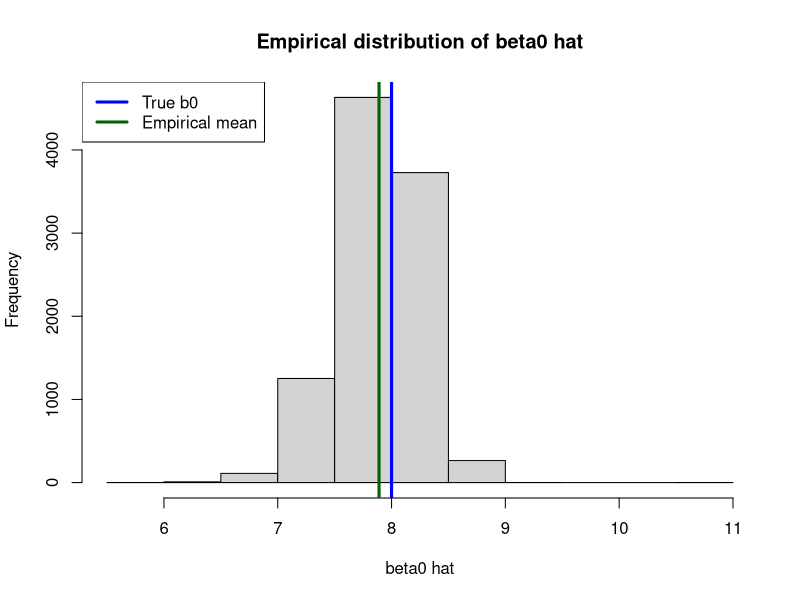
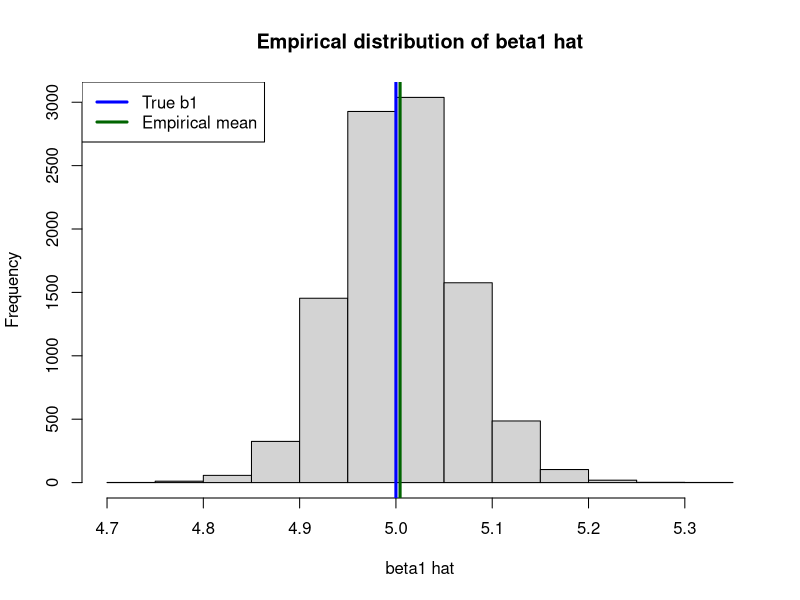
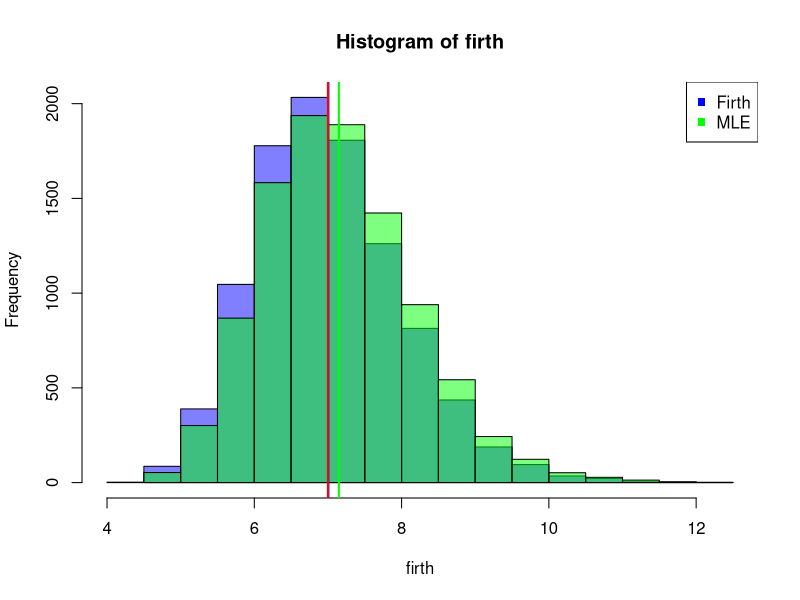
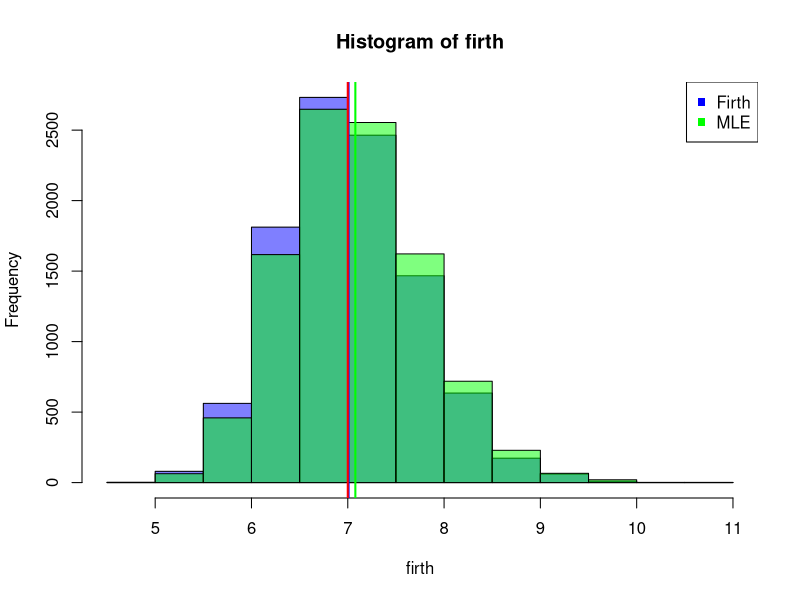

Generate these figures, in order, with R:
## ---- chunk 1
knitr::opts_chunk$set(echo = FALSE)
## ---- chunk 2
set.seed(20230320)

b0 <- 8
b1 <- 5
n <- 10
x <- runif(n, -10, 10)

trials <- 10000
# First row is b0, second row is b1, third row is dispersion (1/nu)
estims <- matrix(double(trials*3), nrow = 3)

for (i in 1:trials) {
  y <- rexp(n, rate = exp(-(b0 + b1*x)))
  mod <- glm(y ~ x, family = Gamma(link = "log"))
  estims[c(1,2),i] <- mod$coefficients
  estims[3,i] <- summary(mod)$dispersion
}

hist(estims[1,], main = "Empirical distribution of beta0 hat",
     xlab = "beta0 hat")
abline(v = b0, col = "blue", lwd = 3)
abline(v = mean(estims[1,]), col = "darkgreen", lwd = 3)
legend("topleft", legend = c("True b0", "Empirical mean"),
       col = c("blue", "darkgreen"), lwd = c(3,3))
## ---- chunk 3
hist(estims[2,], main = "Empirical distribution of beta1 hat",
     xlab = "beta1 hat")
abline(v = b1, col = "blue", lwd = 3)
abline(v = mean(estims[2,]), col = "darkgreen", lwd = 3)
legend("topleft", legend = c("True b1", "Empirical mean"),
       col = c("blue", "darkgreen"), lwd = c(3,3))
## ---- chunk 4
# show how bias of both estimators vary with sample size
set.seed(20230328)

trials <- 10000
n <- 50
lambda <- 7

mle <- double(trials)
firth <- double(trials)

for (i in 1:trials) {
  y <- rexp(n, lambda)
  mle[i] <- 1/mean(y)
  firth[i] <- (n-1)/sum(y)
}

hist(firth, col = rgb(red = 0, green = 0, blue = 1, alpha = 0.5))
hist(mle, add = T, col = rgb(red = 0, green = 1, blue = 0, alpha = 0.5))
abline(v=mean(mle), col = "green", lwd = 2)
abline(v=mean(firth), col = "blue", lwd = 2)
abline(v=lambda, col = "red", lwd = 2)
legend("topright", legend = c("Firth", "MLE"), col = c("blue", "green"), pch = c(15,15))
## ---- chunk 5
# show how bias of both estimators vary with sample size
set.seed(20230328)

trials <- 10000
n <- 100
lambda <- 7

mle <- double(trials)
firth <- double(trials)

for (i in 1:trials) {
  y <- rexp(n, lambda)
  mle[i] <- 1/mean(y)
  firth[i] <- (n-1)/sum(y)
}

hist(firth, col = rgb(red = 0, green = 0, blue = 1, alpha = 0.5))
hist(mle, add = T, col = rgb(red = 0, green = 1, blue = 0, alpha = 0.5))
abline(v=mean(mle), col = "green", lwd = 2)
abline(v=mean(firth), col = "blue", lwd = 2)
abline(v=lambda, col = "red", lwd = 2)
legend("topright", legend = c("Firth", "MLE"), col = c("blue", "green"), pch = c(15,15))
## ---- chunk 6
# The next two chunks don't work

# gamma.firth.step <- function (beta.old, phi.old, pred, resp) {
#   p <- ncol(pred)
#   n <- nrow(pred)
#   lin.pred <- pred %*% beta.old
#   fitted.mean <- exp(lin.pred)
#   v <- fitted.mean^2
#   d <- d.prime <- fitted.mean
#   w <- d^2 / v
#   W <- diag(as.numeric(w))
#   work.resp <- lin.pred + (resp - fitted.mean)/d
#   hat <- pred %*% solve(t(pred) %*% W %*% pred) %*% t(pred) %*% W
#   print(h)
#   xi <- (h*d.prime)/(2*d*w)
#   
#   beta.new <- solve(t(pred) %*% W %*% pred) %*% t(pred) %*% W %*% (lin.pred + phi.old * xi)
#   
#   a.1 <- function(u) 2*(-psigamma(-u,0) + log(-u) + 1)
#   a.2 <- function(u) 2*(psigamma(-u,1) + 1/u)
#   a.3 <- function(u) 2*(-psigamma(-u,2) - 1/u^2)
#   
#   theta <- -1/fitted.mean
#   b <- -log(-theta)
#   c1 <- -log(y)
#   a.1.eval <- a.1(-1/phi.old)
#   q <- -2*(resp*theta - b - c1)
#   rho <- a.1.eval
#   a.2.eval <- a.2(-1/phi.old)
#   a.3.eval <- a.3(-1/phi.old)
#   
#   phi.new <- phi.old * (1 + phi.old * sum(q-rho) / (n*a.2.eval) + phi.old * n*a.3.eval / (n*a.2.eval)^2 + phi.old^2 * (p-2) / (n*a.2.eval))
#   
#   return(list(beta = beta.new, phi = phi.new))
# }
# 
# gamma.firth <- function(pred, resp, tol, max.iter) {
#   n <- nrow(pred)
#   p <- ncol(pred)
#   for (i in 1:max.iter) {
#     if (i==1) {
#       beta.old <- solve(t(pred) %*% pred) %*% t(pred) %*% log(resp)
#       fitted.mean <- exp(pred %*% beta.old)
#       phi.old <- sum((y - fitted.mean)^2/(fitted.mean)^2)/(n-p)
#     } else {
#       new <- gamma.firth.step(beta.old, phi.old, pred, resp)
#       beta.new <- new$beta
#       phi.new <- new$phi
#       
#       print(beta.new)
#       print(phi.new)
#       
#       if (abs(beta.new - beta.old) <= tol & abs(phi.new - phi.old) <= tol)
#         return(list(beta = beta.new, phi = phi.new, success = 1))
#       else {
#         beta.old <- beta.new
#         phi.old <- phi.new
#       }
#     }
#   }
#   
#   return(list(beta = beta.new, phi = phi.new, success = 0))
# }
## ---- chunk 7
# set.seed(20230320)
# 
# b0 <- 8
# b1 <- 5
# n <- 10
# x <- runif(n, -10, 10)
# 
# trials <- 10000
# # First row is b0, second row is b1, third row is dispersion (1/nu)
# estims <- matrix(double(trials*3), nrow = 3)
# success <- double(trials)
# 
# for (i in 1:trials) {
#   y <- rexp(n, rate = exp(-(b0 + b1*x)))
#   
#   param.estim <- gamma.firth(cbind(rep(1,n),x), y, 1e-8, 10000)
#   
#   estims[c(1,2),i] <- param.estim$beta
#   estims[3,i] <- param.estim$phi
#   success[i] <- param.estim$success
# }
